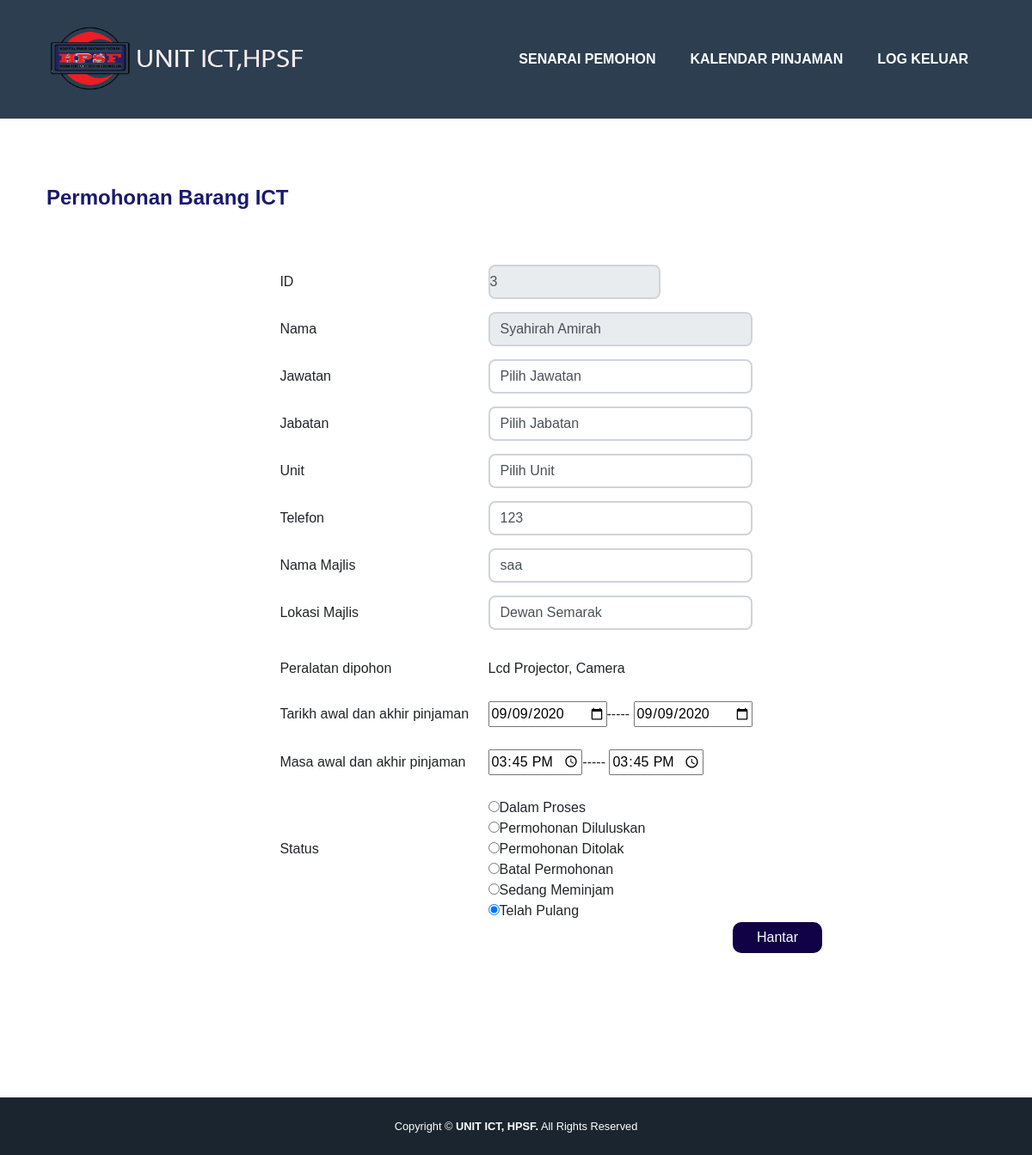
Screenshot of /updateData.php?id=3 with the database file from the repository.
### tables this page shows
CREATE TABLE `booking` (
  `b_id` int(255) NOT NULL,
  `username` varchar(50) NOT NULL,
  `name` varchar(100) NOT NULL,
  `jawatan` varchar(100) NOT NULL,
  `jabatan` varchar(100) NOT NULL,
  `unit` varchar(100) NOT NULL,
  `telefon` varchar(100) NOT NULL,
  `majlis` varchar(100) NOT NULL,
  `lokasi` varchar(100) NOT NULL,
  `lainLokasi` varchar(255) NOT NULL,
  `peralatan` varchar(100) NOT NULL,
  `start_day` date NOT NULL,
  `end_day` date NOT NULL,
  `start_time` text NOT NULL,
  `end_time` text NOT NULL,
  `cancel` varchar(12) NOT NULL
);

### updateData.php (the view, shortened to what this page needs)
<!DOCTYPE html PUBLIC "-//W3C//DTD XHTML 1.0 Transitional//EN" "http://www.w3.org/TR/xhtml1/DTD/xhtml1-transitional.dtd">
<html xmlns="http://www.w3.org/1999/xhtml">
<html lang="en">
    <head>
		<link href="jquery-ui.css" rel="stylesheet">
        <link href="css/styles.css" rel="stylesheet" />
<link href="jquery-ui.css" rel="stylesheet">
</head>
<body id="page-top">
        <nav class="navbar navbar-expand-lg bg-secondary text-uppercase fixed-top" id="mainNav">
            <div class="container">
                <a class="navbar-brand js-scroll-trigger" href="#page-top"><img src="LOGO4.png" style="width:300px;height:80px;"></a>
                <div class="collapse navbar-collapse" id="navbarResponsive">
                    <ul class="navbar-nav ml-auto">
                        <li class="nav-item mx-0 mx-lg-1"><a class="nav-link py-3 px-0 px-lg-3 rounded js-scroll-trigger" href="verify2.php">Senarai Pemohon</a></li>
						<li class="nav-item mx-0 mx-lg-1"><a class="nav-link py-3 px-0 px-lg-3 rounded js-scroll-trigger" href="bookCalendar.php">Kalendar Pinjaman</a></li>
                        <li class="nav-item mx-0 mx-lg-1"><a class="nav-link py-3 px-0 px-lg-3 rounded js-scroll-trigger" href="logout.php">Log Keluar</a></li>
                    </ul>
                </div>
            </div>
        </nav>
<body>
<br>
		<br><br>
        <section class="page-section" id="contact">
            <div class="container">
                <br>
              <br>
              <h4 style="color: midnightblue">Permohonan Barang ICT</h4><br><br>
                <div class="row">
                    <div class="col-lg-8 mx-auto">
						<?php
							include 'config.php';
							$id=$_GET['id'];
							$qry = "SELECT * FROM booking WHERE b_id = '$id'";
							$qid = mysqli_query($connect,$qry);
							$row = mysqli_fetch_array($qid);
						 ?>
                <form name = "borang" action="update_checkNew.php?id=<?php echo $id ?>" method="post">
			<div class="normal-table-list">
                       <div class="basic-tb-hd">
			<table align="center">
				<tr>
                    <td>ID</td>
                    <td height="55"><input style="width: 20px; padding: 0" type="hidden" name="id"  value="<?php echo $row['b_id'];?>" >
					<input style="width: 200px; padding: 0" type="text" class = "form-control" name="id" value="<?php echo $row['b_id'];?>" disabled></td>
                </tr>
				<tr>
					<td height="55">Nama</td>
					<td> <input name="name" class="form-control" required="required" type="text" value="<?php echo $row['name'];?>" disabled></td>
				</tr>
				<tr>
					<td height="55">Jawatan</td>
					<td> <input name="jawatan" class="form-control" required="required" type="text" value="<?php echo $row['jawatan'];?>" /></td>
				</tr>
				<tr>
					<td height="55">Jabatan</td>
					<td> <input name="jabatan" class="form-control" required="required" type="text" value="<?php echo $row['jabatan'];?>" /></td>
				</tr>
				<tr>
					<td height="55">Unit</td>
					<td><input name="unit" class="form-control" required="required" type="text" value="<?php echo $row['unit'];?>"/></td>
				</tr>
				<tr>
					<td height="55">Telefon</td>
					<td><input name="telefon" class="form-control" required="required" type="text" value="<?php echo $row['telefon'];?>"/></td>
				</tr>
				<tr>
					<td height="55">Nama Majlis</td>
					<td> <input name="majlis" class="form-control" required="required" type="text" value="<?php echo $row['majlis'];?>" /></td>
				</tr>
				<tr>
					<td height="55">Lokasi Majlis</td>
					<td> <input name="lokasi" class="form-control" required="required" type="text" value="<?php echo $row['lokasi'];echo $row['lainLokasi'];?>" /></td>
				</tr>
				<tr>
				<td>Peralatan dipohon</td>
				<td><br><?php echo $row["peralatan"]; ?><br><br></td>
			</tr>
				<tr>
					<td>Tarikh awal dan akhir pinjaman &emsp;</td>
					<td>
					<input id="from" name="start_day" required="" type="date" value="<?php echo $row['start_day'];?>" />-----
					<input id="to" name="end_day" required="" type="date" value="<?php echo $row['end_day'];?>"/></td>
				</tr>
				<tr>
					<td><br>Masa awal dan akhir pinjaman</td>
					<td> <br><input name="start_time" required="" type="time" value="<?php echo $row['start_time'];?>" />-----
					 <input name="end_time" required="" type="time" value="<?php echo $row['end_time'];?>" /><br></td>
				</tr>
				<tr>
					<td>Status </td>
					<td><br><input type="radio" name="cancel" value="0" <?php if( $row['cancel'] == '0'){echo'checked';}?>/>Dalam Proses<br>
					<input type="radio" name="cancel" value="1" <?php if($row['cancel']== '1'){echo"checked";}?>/>Permohonan Diluluskan<br>
					<input type="radio" name="cancel" value="2" <?php if($row['cancel']== '2'){echo"checked";}?>/>Permohonan Ditolak<br>
					<input type="radio" name="cancel" value="3" <?php if($row['cancel']== '3'){echo"checked";}?>/>Batal Permohonan<br>
					<input type="radio" name="cancel" value="4" <?php if($row['cancel']== '4'){echo"checked";}?>/>Sedang Meminjam<br>
					<input type="radio" name="cancel" value="5" <?php if($row['cancel']== '5'){echo"checked";}?>/>Telah Pulang<br>
					</td>
				</tr>
			</table>
			</div>
			</div>
			<div align="right">
			<button name="book" type="submit" >Hantar</button>
			</div>
		</form>
                    </div>
                </div>
            </div>
        </section>
<br><br><br>
        <div class="copyright py-4 text-center text-white">
            <div class="container"><small>Copyright © <b> UNIT ICT, HPSF.</b> All Rights Reserved</small></div>
        </div>
		</body>
</html>

### updateData.php (style rules this page uses)
html * { font-family: Arial !important; }
button { border: black; background-color: #110246; padding: 6px 28px; font-size: 16px; cursor: pointer; display: inline-block; border-radius: 10px; color: white; }

### rows the page displays
booking: id "3", name "Syahirah Amirah", jawatan "Pilih Jawatan", jabatan "Pilih Jabatan", unit "Pilih Unit", telefon "123", majlis "saa", lokasi "Dewan Semarak", peralatan "Lcd Projector, Camera", start_day "09/09/2020", end_day "09/09/2020", start_time "15:45", end_time "15:45", cancel "☑"
